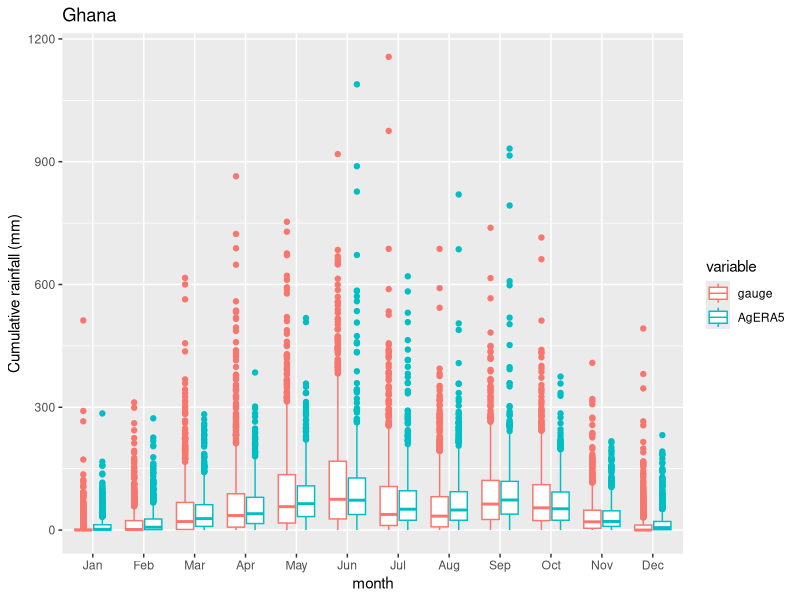
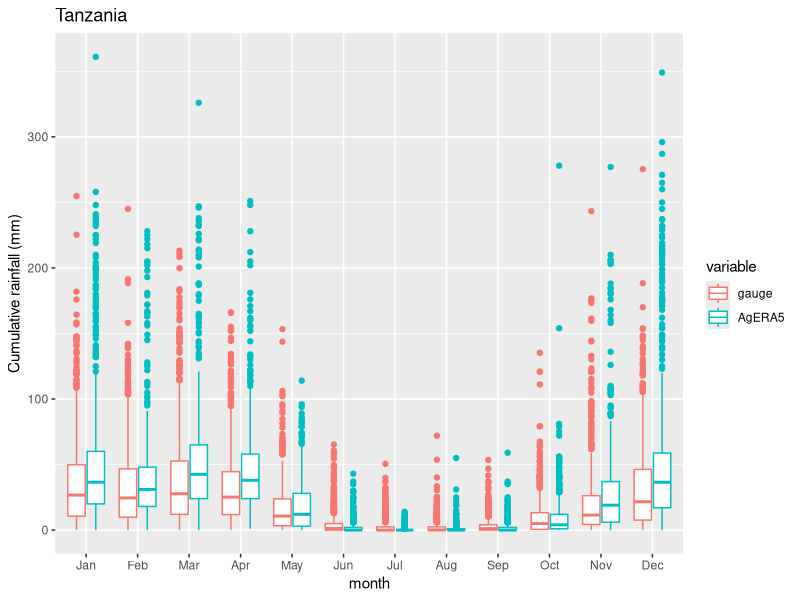
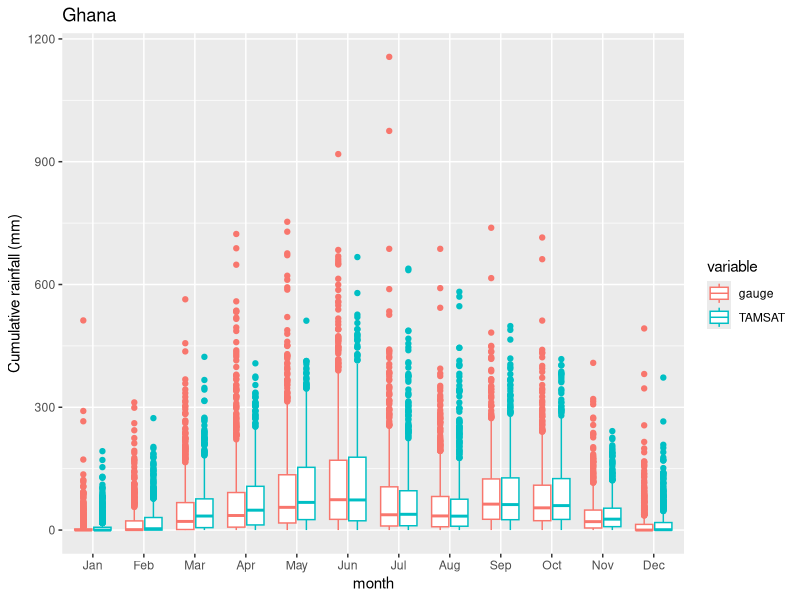
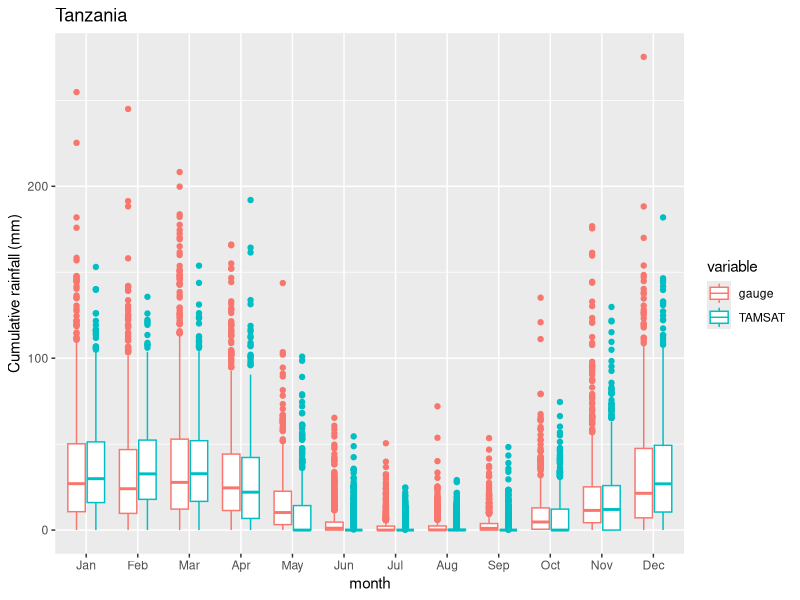

Generate these figures, in order, with R:

## Load library 
library(reshape2)
library(ggplot2)

## read monthly precipitation data from Tanzania and  Ghana
chirp_agrera5 <- read.csv("Data/chirp_agera5.csv")
Sum_Tamsat <- read.csv("Data/TAMSAP/Sum_Tamsat.csv")

# visualize seasonality with box plot  ( pattern comparison of gauge based precipitation data with gridded data)
seasonal_function<- function(dataset,country,product,var1,var2) {
   
   d<- dataset[,c("month",var1,var2)]
   colnames(d)<- c("month","gauge",product)
   d$month <- factor(d$month, levels = month.abb)
   dat.m <- melt(d,id.vars='month', measure.vars=c('gauge',product))
   p <- ggplot(dat.m) +geom_boxplot(aes(x=month, y=value, color=variable))+ylab("Cumulative rainfall (mm)")+labs(title = country)
   p
   
}

seasonal_function(chirp_agrera5,"Ghana","AgERA5","Prec_Ghana","prec_AgERA5_Ghana")

seasonal_function(chirp_agrera5,"Tanzania","AgERA5","prec_Tanz","prec_AgERA5_Tanz")

seasonal_function(Sum_Tamsat,"Ghana","TAMSAT","Prec_Ghana","prec_Tamsat_Ghana")

seasonal_function(Sum_Tamsat,"Tanzania","TAMSAT","prec_Tanz","prec_Tamsat_Tanz")

#cor(dchirp$Sum_Tanz,dchirp$Sum_Tanz_TS)